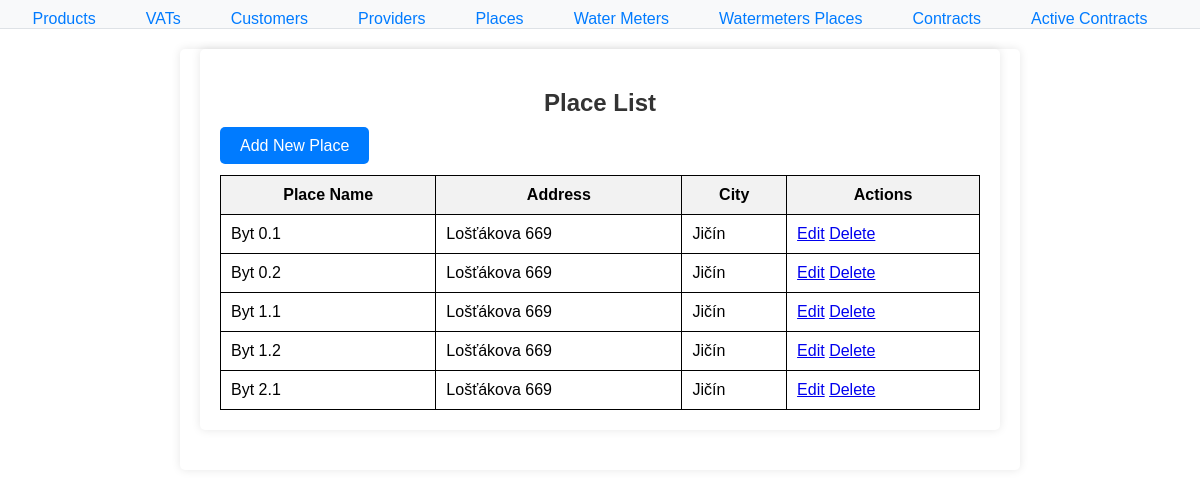
Screenshot of /water/places/ with the database file from the repository.
### water/models.py (models this page shows, shortened)
class Place(models.Model):
    place_id = models.AutoField(primary_key=True)
    place_name = models.CharField(max_length=100)
    street = models.CharField(max_length=100)
    street_no = models.CharField(max_length=10)
    city = models.CharField(max_length=100)
    class Meta:
        db_table = 'Places'

### water/views.py (the view)
# urls.py: path('places/', place_list, name='place_list'),
def place_list(request):
    places = Place.objects.all()  # Get all places
    return render(request, 'water/place_list.html', {'places': places})  # Render the template

### water/templates/water/place_list.html (shortened to what this page needs)
{% extends "water/base.html" %}
{% block content %}
<div class="content-container">
    <h2>Place List</h2>
    <div style="margin-bottom: 20px;">
        <a href="{% url 'add_place' %}"
           style="background-color: #007BFF; color: white; padding: 10px 20px; text-decoration: none; border-radius: 5px;">
           Add New Place
        </a>
    </div>
    <table style="width: 100%; border-collapse: collapse; margin-top: 10px;">
        <thead>
            <tr>
                <th style="border: 1px solid black; padding: 10px; background-color: #f2f2f2;">Place Name</th>
                <th style="border: 1px solid black; padding: 10px; background-color: #f2f2f2;">Address</th>
                <th style="border: 1px solid black; padding: 10px; background-color: #f2f2f2;">City</th>
                <th style="border: 1px solid black; padding: 10px; background-color: #f2f2f2;">Actions</th>
            </tr>
        </thead>
        <tbody>
            {% for place in places %}
                <tr>
                    <td style="border: 1px solid black; padding: 10px;">{{ place.place_name }}</td>
                    <td style="border: 1px solid black; padding: 10px;">{{ place.street }} {{ place.street_no }}</td>
                    <td style="border: 1px solid black; padding: 10px;">{{ place.city }}</td>
                    <td style="border: 1px solid black; padding: 10px;">
                        <a href="{% url 'edit_place' place.place_id %}">Edit</a>
                        <a href="{% url 'delete_place' place.place_id %}">Delete</a>
                    </td>
                </tr>
            {% endfor %}
        </tbody>
    </table>
</div>
{% endblock %}

### water/static/styles.css (style rules this page uses)
body { font-family: Arial, sans-serif; margin: 0; padding: 0; }
.content-container { max-width: 800px; margin: 20px auto; padding: 20px; background-color: #fff; border-radius: 5px; box-shadow: 0 0 10px rgba(0, 0, 0, 0.1); }
.content-container { margin: 20px auto; padding: 20px; border-radius: 5px; box-shadow: 0 2px 10px rgba(0, 0, 0, 0.1); background-color: #f9f9f9; max-width: 600px; }
h2 { margin-bottom: 20px; color: #333; text-align: center; }

### rows the page displays
Place: place_name "Byt 0.1", street "Lošťákova", street_no "669", city "Jičín"
Place: place_name "Byt 0.2", street "Lošťákova", street_no "669", city "Jičín"
Place: place_name "Byt 1.1", street "Lošťákova", street_no "669", city "Jičín"
Place: place_name "Byt 1.2", street "Lošťákova", street_no "669", city "Jičín"
Place: place_name "Byt 2.1", street "Lošťákova", street_no "669", city "Jičín"
